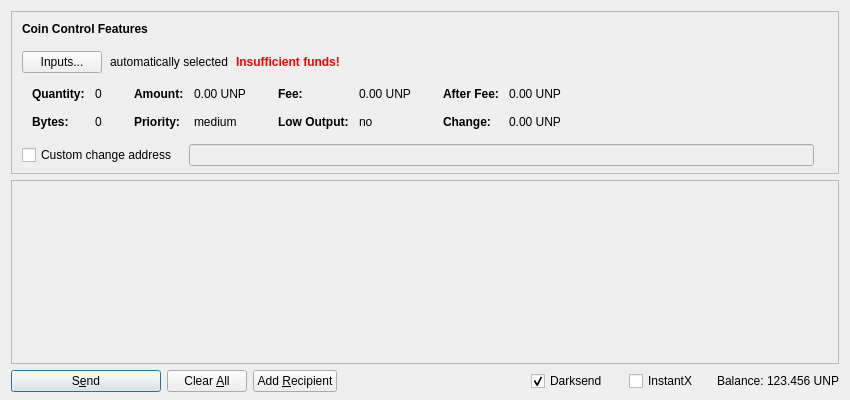
<?xml version="1.0" encoding="UTF-8"?>
<ui version="4.0">
 <class>SendCoinsDialog</class>
 <widget class="QDialog" name="SendCoinsDialog">
  <property name="geometry">
   <rect>
    <x>0</x>
    <y>0</y>
    <width>850</width>
    <height>400</height>
   </rect>
  </property>
  <property name="windowTitle">
   <string>Send Coins</string>
  </property>
  <layout class="QVBoxLayout" name="verticalLayout" stretch="0,1,0">
   <property name="bottomMargin">
    <number>8</number>
   </property>
   <item>
    <widget class="QFrame" name="frameCoinControl">
     <property name="sizePolicy">
      <sizepolicy hsizetype="Expanding" vsizetype="Expanding">
       <horstretch>0</horstretch>
       <verstretch>0</verstretch>
      </sizepolicy>
     </property>
     <property name="maximumSize">
      <size>
       <width>16777215</width>
       <height>16777215</height>
      </size>
     </property>
     <property name="frameShape">
      <enum>QFrame::StyledPanel</enum>
     </property>
     <property name="frameShadow">
      <enum>QFrame::Sunken</enum>
     </property>
     <layout class="QVBoxLayout" name="verticalLayoutCoinControl2">
      <property name="spacing">
       <number>0</number>
      </property>
      <property name="leftMargin">
       <number>0</number>
      </property>
      <property name="topMargin">
       <number>0</number>
      </property>
      <property name="rightMargin">
       <number>0</number>
      </property>
      <property name="bottomMargin">
       <number>6</number>
      </property>
      <item>
       <layout class="QVBoxLayout" name="verticalLayoutCoinControl" stretch="0,0,0,0,1">
        <property name="spacing">
         <number>0</number>
        </property>
        <property name="leftMargin">
         <number>10</number>
        </property>
        <property name="topMargin">
         <number>10</number>
        </property>
        <item>
         <layout class="QHBoxLayout" name="horizontalLayoutCoinControl1">
          <property name="bottomMargin">
           <number>15</number>
          </property>
          <item>
           <widget class="QLabel" name="labelCoinControlFeatures">
            <property name="sizePolicy">
             <sizepolicy hsizetype="Preferred" vsizetype="Maximum">
              <horstretch>0</horstretch>
              <verstretch>0</verstretch>
             </sizepolicy>
            </property>
            <property name="font">
             <font>
              <weight>75</weight>
              <bold>true</bold>
             </font>
            </property>
            <property name="styleSheet">
             <string notr="true">font-weight:bold;</string>
            </property>
            <property name="text">
             <string>Coin Control Features</string>
            </property>
           </widget>
          </item>
         </layout>
        </item>
        <item>
         <layout class="QHBoxLayout" name="horizontalLayoutCoinControl2" stretch="0,0,0,0">
          <property name="spacing">
           <number>8</number>
          </property>
          <property name="bottomMargin">
           <number>10</number>
          </property>
          <item>
           <widget class="QPushButton" name="pushButtonCoinControl">
            <property name="styleSheet">
             <string notr="true"/>
            </property>
            <property name="text">
             <string>Inputs...</string>
            </property>
           </widget>
          </item>
          <item>
           <widget class="QLabel" name="labelCoinControlAutomaticallySelected">
            <property name="text">
             <string>automatically selected</string>
            </property>
            <property name="margin">
             <number>5</number>
            </property>
           </widget>
          </item>
          <item>
           <widget class="QLabel" name="labelCoinControlInsuffFunds">
            <property name="font">
             <font>
              <weight>75</weight>
              <bold>true</bold>
             </font>
            </property>
            <property name="styleSheet">
             <string notr="true">color:red;font-weight:bold;</string>
            </property>
            <property name="text">
             <string>Insufficient funds!</string>
            </property>
            <property name="margin">
             <number>5</number>
            </property>
           </widget>
          </item>
          <item>
           <spacer name="horizontalSpacerCoinControl">
            <property name="orientation">
             <enum>Qt::Horizontal</enum>
            </property>
            <property name="sizeHint" stdset="0">
             <size>
              <width>40</width>
              <height>1</height>
             </size>
            </property>
           </spacer>
          </item>
         </layout>
        </item>
        <item>
         <widget class="QWidget" name="widgetCoinControl" native="true">
          <property name="sizePolicy">
           <sizepolicy hsizetype="Preferred" vsizetype="Preferred">
            <horstretch>0</horstretch>
            <verstretch>0</verstretch>
           </sizepolicy>
          </property>
          <property name="minimumSize">
           <size>
            <width>0</width>
            <height>0</height>
           </size>
          </property>
          <property name="styleSheet">
           <string notr="true"/>
          </property>
          <layout class="QHBoxLayout" name="horizontalLayoutCoinControl5">
           <property name="leftMargin">
            <number>0</number>
           </property>
           <property name="topMargin">
            <number>0</number>
           </property>
           <property name="rightMargin">
            <number>0</number>
           </property>
           <property name="bottomMargin">
            <number>0</number>
           </property>
           <item>
            <layout class="QHBoxLayout" name="horizontalLayoutCoinControl3" stretch="0,0,0,1">
             <property name="spacing">
              <number>20</number>
             </property>
             <property name="topMargin">
              <number>0</number>
             </property>
             <property name="bottomMargin">
              <number>10</number>
             </property>
             <item>
              <layout class="QFormLayout" name="formLayoutCoinControl1">
               <property name="horizontalSpacing">
                <number>10</number>
               </property>
               <property name="verticalSpacing">
                <number>14</number>
               </property>
               <property name="leftMargin">
                <number>10</number>
               </property>
               <property name="topMargin">
                <number>4</number>
               </property>
               <property name="rightMargin">
                <number>6</number>
               </property>
               <item row="0" column="0">
                <widget class="QLabel" name="labelCoinControlQuantityText">
                 <property name="font">
                  <font>
                   <weight>75</weight>
                   <bold>true</bold>
                  </font>
                 </property>
                 <property name="text">
                  <string>Quantity:</string>
                 </property>
                 <property name="margin">
                  <number>0</number>
                 </property>
                </widget>
               </item>
               <item row="0" column="1">
                <widget class="QLabel" name="labelCoinControlQuantity">
                 <property name="cursor">
                  <cursorShape>IBeamCursor</cursorShape>
                 </property>
                 <property name="contextMenuPolicy">
                  <enum>Qt::ActionsContextMenu</enum>
                 </property>
                 <property name="text">
                  <string notr="true">0</string>
                 </property>
                 <property name="margin">
                  <number>0</number>
                 </property>
                 <property name="textInteractionFlags">
                  <set>Qt::LinksAccessibleByMouse|Qt::TextSelectableByKeyboard|Qt::TextSelectableByMouse</set>
                 </property>
                </widget>
               </item>
               <item row="1" column="0">
                <widget class="QLabel" name="labelCoinControlBytesText">
                 <property name="font">
                  <font>
                   <weight>75</weight>
                   <bold>true</bold>
                  </font>
                 </property>
                 <property name="text">
                  <string>Bytes:</string>
                 </property>
                </widget>
               </item>
               <item row="1" column="1">
                <widget class="QLabel" name="labelCoinControlBytes">
                 <property name="cursor">
                  <cursorShape>IBeamCursor</cursorShape>
                 </property>
                 <property name="contextMenuPolicy">
                  <enum>Qt::ActionsContextMenu</enum>
                 </property>
                 <property name="text">
                  <string notr="true">0</string>
                 </property>
                 <property name="textInteractionFlags">
                  <set>Qt::LinksAccessibleByMouse|Qt::TextSelectableByKeyboard|Qt::TextSelectableByMouse</set>
                 </property>
                </widget>
               </item>
              </layout>
             </item>
             <item>
              <layout class="QFormLayout" name="formLayoutCoinControl2">
               <property name="horizontalSpacing">
                <number>10</number>
               </property>
               <property name="verticalSpacing">
                <number>14</number>
               </property>
               <property name="leftMargin">
                <number>6</number>
               </property>
               <property name="topMargin">
                <number>4</number>
               </property>
               <property name="rightMargin">
                <number>6</number>
               </property>
               <item row="0" column="0">
                <widget class="QLabel" name="labelCoinControlAmountText">
                 <property name="font">
                  <font>
                   <weight>75</weight>
                   <bold>true</bold>
                  </font>
                 </property>
                 <property name="text">
                  <string>Amount:</string>
                 </property>
                 <property name="margin">
                  <number>0</number>
                 </property>
                </widget>
               </item>
               <item row="0" column="1">
                <widget class="QLabel" name="labelCoinControlAmount">
                 <property name="cursor">
                  <cursorShape>IBeamCursor</cursorShape>
                 </property>
                 <property name="contextMenuPolicy">
                  <enum>Qt::ActionsContextMenu</enum>
                 </property>
                 <property name="text">
                  <string notr="true">0.00 UNP</string>
                 </property>
                 <property name="textInteractionFlags">
                  <set>Qt::LinksAccessibleByMouse|Qt::TextSelectableByKeyboard|Qt::TextSelectableByMouse</set>
                 </property>
                </widget>
               </item>
               <item row="1" column="0">
                <widget class="QLabel" name="labelCoinControlPriorityText">
                 <property name="font">
                  <font>
                   <weight>75</weight>
                   <bold>true</bold>
                  </font>
                 </property>
                 <property name="text">
                  <string>Priority:</string>
                 </property>
                </widget>
               </item>
               <item row="1" column="1">
                <widget class="QLabel" name="labelCoinControlPriority">
                 <property name="cursor">
                  <cursorShape>IBeamCursor</cursorShape>
                 </property>
                 <property name="contextMenuPolicy">
                  <enum>Qt::ActionsContextMenu</enum>
                 </property>
                 <property name="text">
                  <string>medium</string>
                 </property>
                 <property name="textInteractionFlags">
                  <set>Qt::LinksAccessibleByMouse|Qt::TextSelectableByKeyboard|Qt::TextSelectableByMouse</set>
                 </property>
                </widget>
               </item>
              </layout>
             </item>
             <item>
              <layout class="QFormLayout" name="formLayoutCoinControl3">
               <property name="horizontalSpacing">
                <number>10</number>
               </property>
               <property name="verticalSpacing">
                <number>14</number>
               </property>
               <property name="leftMargin">
                <number>6</number>
               </property>
               <property name="topMargin">
                <number>4</number>
               </property>
               <property name="rightMargin">
                <number>6</number>
               </property>
               <item row="0" column="0">
                <widget class="QLabel" name="labelCoinControlFeeText">
                 <property name="font">
                  <font>
                   <weight>75</weight>
                   <bold>true</bold>
                  </font>
                 </property>
                 <property name="text">
                  <string>Fee:</string>
                 </property>
                 <property name="margin">
                  <number>0</number>
                 </property>
                </widget>
               </item>
               <item row="0" column="1">
                <widget class="QLabel" name="labelCoinControlFee">
                 <property name="cursor">
                  <cursorShape>IBeamCursor</cursorShape>
                 </property>
                 <property name="contextMenuPolicy">
                  <enum>Qt::ActionsContextMenu</enum>
                 </property>
                 <property name="text">
                  <string notr="true">0.00 UNP</string>
                 </property>
                 <property name="textInteractionFlags">
                  <set>Qt::LinksAccessibleByMouse|Qt::TextSelectableByKeyboard|Qt::TextSelectableByMouse</set>
                 </property>
                </widget>
               </item>
               <item row="1" column="0">
                <widget class="QLabel" name="labelCoinControlLowOutputText">
                 <property name="font">
                  <font>
                   <weight>75</weight>
                   <bold>true</bold>
                  </font>
                 </property>
                 <property name="text">
                  <string>Low Output:</string>
                 </property>
                </widget>
               </item>
               <item row="1" column="1">
                <widget class="QLabel" name="labelCoinControlLowOutput">
                 <property name="cursor">
                  <cursorShape>IBeamCursor</cursorShape>
                 </property>
                 <property name="contextMenuPolicy">
                  <enum>Qt::ActionsContextMenu</enum>
                 </property>
                 <property name="text">
                  <string>no</string>
                 </property>
                 <property name="textInteractionFlags">
                  <set>Qt::LinksAccessibleByMouse|Qt::TextSelectableByKeyboard|Qt::TextSelectableByMouse</set>
                 </property>
                </widget>
               </item>
              </layout>
             </item>
             <item>
              <layout class="QFormLayout" name="formLayoutCoinControl4">
               <property name="horizontalSpacing">
                <number>10</number>
               </property>
               <property name="verticalSpacing">
                <number>14</number>
               </property>
               <property name="leftMargin">
                <number>6</number>
               </property>
               <property name="topMargin">
                <number>4</number>
               </property>
               <property name="rightMargin">
                <number>6</number>
               </property>
               <item row="0" column="0">
                <widget class="QLabel" name="labelCoinControlAfterFeeText">
                 <property name="font">
                  <font>
                   <weight>75</weight>
                   <bold>true</bold>
                  </font>
                 </property>
                 <property name="text">
                  <string>After Fee:</string>
                 </property>
                 <property name="margin">
                  <number>0</number>
                 </property>
                </widget>
               </item>
               <item row="0" column="1">
                <widget class="QLabel" name="labelCoinControlAfterFee">
                 <property name="cursor">
                  <cursorShape>IBeamCursor</cursorShape>
                 </property>
                 <property name="contextMenuPolicy">
                  <enum>Qt::ActionsContextMenu</enum>
                 </property>
                 <property name="text">
                  <string notr="true">0.00 UNP</string>
                 </property>
                 <property name="textInteractionFlags">
                  <set>Qt::LinksAccessibleByMouse|Qt::TextSelectableByKeyboard|Qt::TextSelectableByMouse</set>
                 </property>
                </widget>
               </item>
               <item row="1" column="0">
                <widget class="QLabel" name="labelCoinControlChangeText">
                 <property name="font">
                  <font>
                   <weight>75</weight>
                   <bold>true</bold>
                  </font>
                 </property>
                 <property name="text">
                  <string>Change:</string>
                 </property>
                </widget>
               </item>
               <item row="1" column="1">
                <widget class="QLabel" name="labelCoinControlChange">
                 <property name="cursor">
                  <cursorShape>IBeamCursor</cursorShape>
                 </property>
                 <property name="contextMenuPolicy">
                  <enum>Qt::ActionsContextMenu</enum>
                 </property>
                 <property name="text">
                  <string notr="true">0.00 UNP</string>
                 </property>
                 <property name="textInteractionFlags">
                  <set>Qt::LinksAccessibleByMouse|Qt::TextSelectableByKeyboard|Qt::TextSelectableByMouse</set>
                 </property>
                </widget>
               </item>
              </layout>
             </item>
            </layout>
           </item>
          </layout>
         </widget>
        </item>
        <item>
         <layout class="QHBoxLayout" name="horizontalLayoutCoinControl4" stretch="0,0,0">
          <property name="spacing">
           <number>12</number>
          </property>
          <property name="sizeConstraint">
           <enum>QLayout::SetDefaultConstraint</enum>
          </property>
          <property name="topMargin">
           <number>5</number>
          </property>
          <property name="rightMargin">
           <number>5</number>
          </property>
          <item>
           <widget class="QCheckBox" name="checkBoxCoinControlChange">
            <property name="toolTip">
             <string>If this is activated, but the change address is empty or invalid, change will be sent to a newly generated address.</string>
            </property>
            <property name="text">
             <string>Custom change address</string>
            </property>
           </widget>
          </item>
          <item>
           <widget class="QValidatedLineEdit" name="lineEditCoinControlChange">
            <property name="enabled">
             <bool>false</bool>
            </property>
            <property name="sizePolicy">
             <sizepolicy hsizetype="Expanding" vsizetype="Fixed">
              <horstretch>0</horstretch>
              <verstretch>0</verstretch>
             </sizepolicy>
            </property>
           </widget>
          </item>
          <item>
           <widget class="QLabel" name="labelCoinControlChangeLabel">
            <property name="sizePolicy">
             <sizepolicy hsizetype="Preferred" vsizetype="Expanding">
              <horstretch>0</horstretch>
              <verstretch>0</verstretch>
             </sizepolicy>
            </property>
            <property name="minimumSize">
             <size>
              <width>0</width>
              <height>0</height>
             </size>
            </property>
            <property name="text">
             <string/>
            </property>
            <property name="margin">
             <number>3</number>
            </property>
           </widget>
          </item>
         </layout>
        </item>
        <item>
         <spacer name="verticalSpacerCoinControl">
          <property name="orientation">
           <enum>Qt::Vertical</enum>
          </property>
          <property name="sizeHint" stdset="0">
           <size>
            <width>800</width>
            <height>1</height>
           </size>
          </property>
         </spacer>
        </item>
       </layout>
      </item>
     </layout>
    </widget>
   </item>
   <item>
    <widget class="QScrollArea" name="scrollArea">
     <property name="widgetResizable">
      <bool>true</bool>
     </property>
     <widget class="QWidget" name="scrollAreaWidgetContents">
      <property name="geometry">
       <rect>
        <x>0</x>
        <y>0</y>
        <width>824</width>
        <height>138</height>
       </rect>
      </property>
      <layout class="QVBoxLayout" name="verticalLayout_2" stretch="0,1">
       <property name="leftMargin">
        <number>0</number>
       </property>
       <property name="topMargin">
        <number>0</number>
       </property>
       <property name="rightMargin">
        <number>0</number>
       </property>
       <property name="bottomMargin">
        <number>0</number>
       </property>
       <item>
        <layout class="QVBoxLayout" name="entries">
         <property name="spacing">
          <number>6</number>
         </property>
        </layout>
       </item>
       <item>
        <spacer name="verticalSpacer">
         <property name="orientation">
          <enum>Qt::Vertical</enum>
         </property>
         <property name="sizeHint" stdset="0">
          <size>
           <width>20</width>
           <height>40</height>
          </size>
         </property>
        </spacer>
       </item>
      </layout>
     </widget>
    </widget>
   </item>
   <item>
    <layout class="QHBoxLayout" name="horizontalLayout">
     <item>
      <widget class="QPushButton" name="sendButton">
       <property name="minimumSize">
        <size>
         <width>150</width>
         <height>0</height>
        </size>
       </property>
       <property name="toolTip">
        <string>Confirm the send action</string>
       </property>
       <property name="text">
        <string>S&amp;end</string>
       </property>
       <property name="icon">
        <iconset resource="../unpay.qrc">
         <normaloff>:/icons/send</normaloff>:/icons/send</iconset>
       </property>
       <property name="default">
        <bool>true</bool>
       </property>
      </widget>
     </item>
     <item>
      <widget class="QPushButton" name="clearButton">
       <property name="sizePolicy">
        <sizepolicy hsizetype="Minimum" vsizetype="Fixed">
         <horstretch>0</horstretch>
         <verstretch>0</verstretch>
        </sizepolicy>
       </property>
       <property name="toolTip">
        <string>Clear all fields of the form.</string>
       </property>
       <property name="text">
        <string>Clear &amp;All</string>
       </property>
       <property name="icon">
        <iconset resource="../unpay.qrc">
         <normaloff>:/icons/remove</normaloff>:/icons/remove</iconset>
       </property>
       <property name="autoRepeatDelay">
        <number>300</number>
       </property>
       <property name="autoDefault">
        <bool>false</bool>
       </property>
      </widget>
     </item>
     <item>
      <widget class="QPushButton" name="addButton">
       <property name="toolTip">
        <string>Send to multiple recipients at once</string>
       </property>
       <property name="text">
        <string>Add &amp;Recipient</string>
       </property>
       <property name="icon">
        <iconset resource="../unpay.qrc">
         <normaloff>:/icons/add</normaloff>:/icons/add</iconset>
       </property>
       <property name="autoDefault">
        <bool>false</bool>
       </property>
      </widget>
     </item>
     <item>
      <spacer name="horizontalSpacer">
       <property name="orientation">
        <enum>Qt::Horizontal</enum>
       </property>
       <property name="sizeHint" stdset="0">
        <size>
         <width>40</width>
         <height>20</height>
        </size>
       </property>
      </spacer>
     </item>
     <item>
      <layout class="QHBoxLayout" name="horizontalLayout_2">
       <property name="spacing">
        <number>3</number>
       </property>
       <item>
        <widget class="QCheckBox" name="checkUseDarksend">
         <property name="minimumSize">
          <size>
           <width>95</width>
           <height>0</height>
          </size>
         </property>
         <property name="text">
          <string>Darksend</string>
         </property>
         <property name="checked">
          <bool>true</bool>
         </property>
        </widget>
       </item>
       <item>
        <widget class="QCheckBox" name="checkInstantX">
         <property name="enabled">
          <bool>true</bool>
         </property>
         <property name="minimumSize">
          <size>
           <width>85</width>
           <height>0</height>
          </size>
         </property>
         <property name="text">
          <string>InstantX</string>
         </property>
        </widget>
       </item>
       <item>
        <widget class="QLabel" name="label">
         <property name="text">
          <string>Balance:</string>
         </property>
        </widget>
       </item>
       <item>
        <widget class="QLabel" name="labelBalance">
         <property name="sizePolicy">
          <sizepolicy hsizetype="Preferred" vsizetype="Fixed">
           <horstretch>0</horstretch>
           <verstretch>0</verstretch>
          </sizepolicy>
         </property>
         <property name="cursor">
          <cursorShape>IBeamCursor</cursorShape>
         </property>
         <property name="text">
          <string notr="true">123.456 UNP</string>
         </property>
         <property name="textInteractionFlags">
          <set>Qt::LinksAccessibleByMouse|Qt::TextSelectableByKeyboard|Qt::TextSelectableByMouse</set>
         </property>
        </widget>
       </item>
      </layout>
     </item>
    </layout>
   </item>
  </layout>
 </widget>
 <customwidgets>
  <customwidget>
   <class>QValidatedLineEdit</class>
   <extends>QLineEdit</extends>
   <header>qvalidatedlineedit.h</header>
  </customwidget>
 </customwidgets>
 <resources>
  <include location="../unpay.qrc"/>
 </resources>
 <connections/>
</ui>
